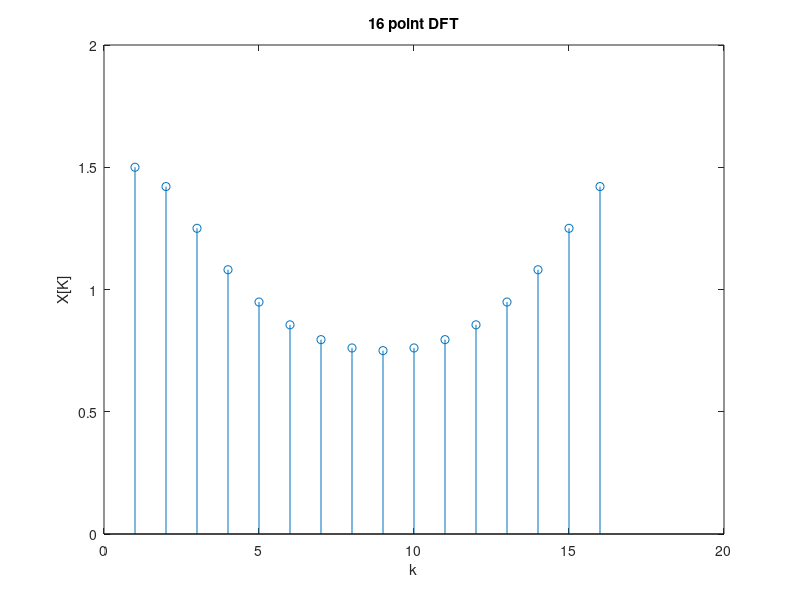
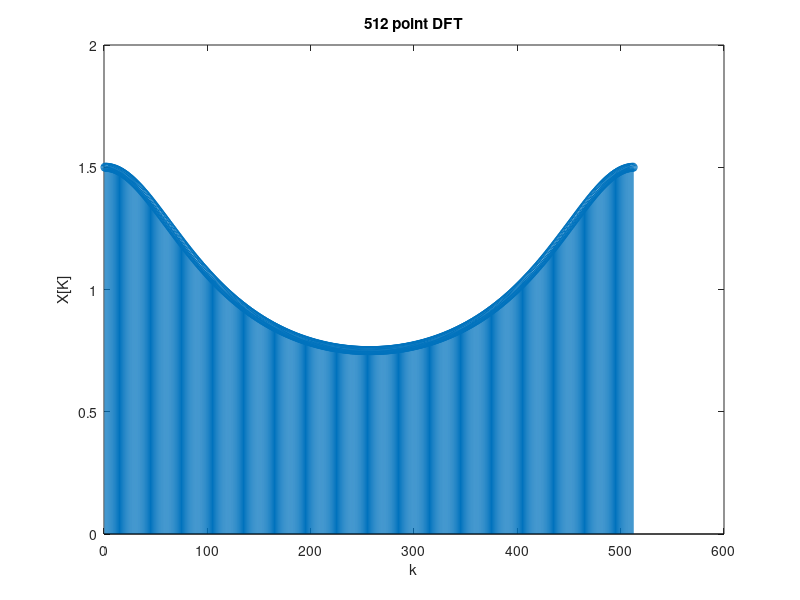

Source code (MATLAB) for these figures, in order:
%% Question 2
%------------------------b--------------------------
n=0:30; %n vector 0 to 30(include unit step)
x=(1/3).^n;
figure
K= fft(x,16); %16 point DFT
K(3)
stem(abs(K))
xlabel("k")
ylabel("X[K]")
title('16 point DFT')
%------------------------c--------------------------
figure
K1= fft(x,512); %512 point DFT
stem(abs(K1))
K1(65)
xlabel("k")
ylabel("X[K]")
title('512 point DFT')